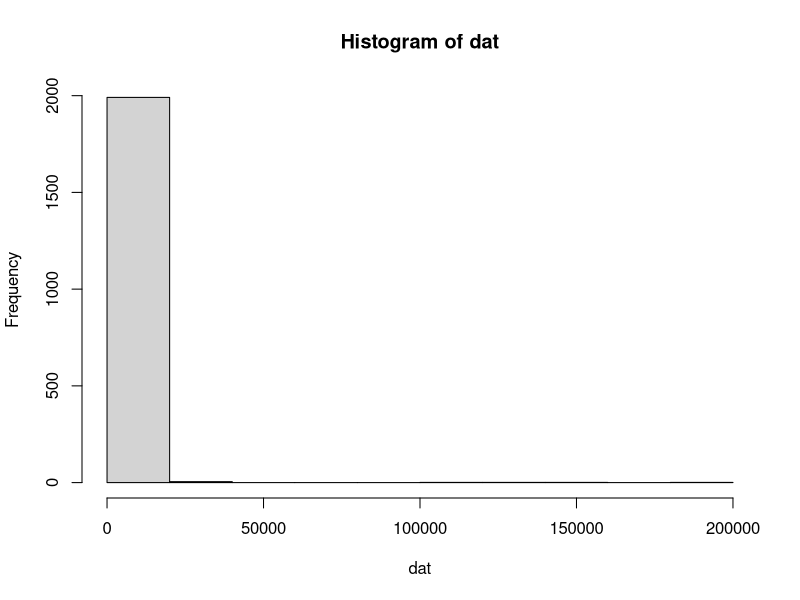

Write the R code that produced this figure. (Note: this script raises an error after producing the figure.)
library(tidyverse)
options(scipen = 999)

n_smp = 10
n_taxa = 20

set.seed(123)
taxa <- read_tsv("inst/extdata/rdp/rdp_taxa.tsv", col_names = FALSE) %>%
    select(2) %>% pull()
taxa_subset <- sample(taxa, n_taxa)
taxa_tb <- as_tibble(do.call(rbind, strsplit(taxa_subset, ";", fixed = TRUE)))

colnames(taxa_tb) <- c("Domain", "Phylum", "Class", "Order", "Family", "Genus")
taxa_tb$asv <- paste0("ASV", 1:n_taxa)
taxa_tb <- taxa_tb[, c("asv", "Domain", "Phylum", "Class", "Order", "Family", "Genus")]

# generate_counts_nbinom <- function(n_smp = 100, n_asv = 5000 , size = 1, prob = 0.01 ){
#     dat <- rnbinom(n_smp * n_asv, size = size, prob = prob) %>%
#         matrix(ncol = n_smp)
#     hist(dat)
#     colnames(dat) <- paste("Smp", 1:n_smp, sep = "")
#     rownames(dat) <- paste("ASV", 1:n_asv, sep = "")
#     dat %>%
#         as.data.frame() %>%
#         rownames_to_column(var = "asv") %>%
#         as_tibble()
# }

generate_counts_lnorm <- function(n_smp = 100, n_asv = n_taxa , meanlog = 2, sdlog = 3 ){
    dat <- rlnorm(n_smp * n_asv, meanlog, sdlog) %>%
        matrix(ncol = n_smp)
    hist(dat)
    colnames(dat) <- paste("Smp", 1:n_smp, sep = "")
    rownames(dat) <- paste("ASV", 1:n_asv, sep = "")
    dat %>%
        as.data.frame() %>%
        rownames_to_column(var = "asv") %>%
        as_tibble() %>%
        mutate(across(where(is.numeric), floor))
}

set.seed(123)
counts_df <- generate_counts_lnorm()

set.seed(123)
metadata_df <- data.frame(
    sample_id = paste0("Smp", 1:n_smp),
    Depth = sample(1:30, n_smp, replace = TRUE),
    Carbon_source = sample(c("Glucose", "Hexadecane", "Styrene"), n_smp, replace = TRUE),
    Date = as.Date(sample(18000:19000, n_smp, replace = TRUE), origin = "1970-01-01")
)

write_tsv(taxa_tb, "inst/extdata/tsv/taxa.tsv")
write_tsv(counts_df, "inst/extdata/tsv/seqtab.tsv")
write_tsv(metadata_df, "inst/extdata/tsv/metadata.tsv")

# generate_counts <- function(N) {
#     sample(1:20000, N, replace = TRUE)
# }:w

#
# introduce_zeros_and_low_counts <- function(df, zero_prob = 0.1, low_count_prob = 0.2, max_low_count = 100, max_count = 500) {
#     modified_df <- df
#     for (i in 1:nrow(df)) {
#         for (j in 1:ncol(df)) {
#             if (runif(1) < zero_prob) {
#                 modified_df[i, j] <- 0
#             } else if (runif(1) < low_count_prob) {
#                 modified_df[i, j] <- min(max_count, sample(1:max_low_count, 1))
#             }
#         }
#     }
#     return(modified_df)
# }
# N_smp <- 100
# counts_list <- lapply(rep(20, N_smp), generate_counts)
# counts_df <- as.data.frame(do.call(cbind, counts_list))
# for (i in 1:3) {
#     counts_df <- introduce_zeros_and_low_counts(counts_df, max_count = 500)
# }
# counts_df <- cbind("asv" = paste0("ASV", 1:20), counts_df)
# colnames(counts_df) <- c("asv", paste0("Smp", 1:100))

# bacteria <- c(
#     "Bacteria, Proteobacteria, Alphaproteobacteria, Rhodospirillales, Acetobacteraceae, Acetobacter, pasteurianus",
#     "Bacteria, Proteobacteria, Alphaproteobacteria, Rhizobiales, Bradyrhizobiaceae, Bradyrhizobium, japonicum",
#     "Bacteria, Proteobacteria, Betaproteobacteria, Burkholderiales, Comamonadaceae, Acidovorax, facilis",
#     "Bacteria, Firmicutes, Bacilli, Bacillales, Bacillaceae, Bacillus, cereus",
#     "Bacteria, Bacteroidetes, Bacteroidia, Bacteroidales, Bacteroidaceae, Bacteroides, fragilis",
#     "Bacteria, Firmicutes, Bacilli, Lactobacillales, Streptococcaceae, Streptococcus, pneumoniae",
#     "Bacteria, Proteobacteria, Gammaproteobacteria, Pseudomonadales, Pseudomonadaceae, Pseudomonas, aeruginosa",
#     "Bacteria, Proteobacteria, Gammaproteobacteria, Pseudomonadales, Pseudomonadaceae, Pseudomonas, putida",
#     "Bacteria, Proteobacteria, Betaproteobacteria, Burkholderiales, Burkholderiaceae, Burkholderia, cepacia",
#     "Bacteria, Proteobacteria, Alphaproteobacteria, Rhizobiales, Bradyrhizobiaceae, Bradyrhizobium, elkanii",
#     "Bacteria, Proteobacteria, Gammaproteobacteria, Enterobacterales, Enterobacteriaceae, Escherichia, coli",
#     "Bacteria, Actinobacteria, Actinobacteria, Actinomycetales, Micrococcaceae, Micrococcus, luteus",
#     "Bacteria, Firmicutes, Clostridia, Clostridiales, Clostridiaceae, Clostridium, botulinum",
#     "Bacteria, Proteobacteria, Alphaproteobacteria, Rhizobiales, Bradyrhizobiaceae, Bradyrhizobium, betae",
#     "Bacteria, Actinobacteria, Actinobacteria, Actinomycetales, Corynebacteriaceae, Corynebacterium, diphtheriae",
#     "Bacteria, Proteobacteria, Alphaproteobacteria, Rhodospirillales, Acetobacteraceae, Acetobacter, pomorum",
#     "Bacteria, Firmicutes, Bacilli, Bacillales, Bacillaceae, Bacillus, subtilis",
#     "Bacteria, Bacteroidetes, Bacteroidia, Bacteroidales, Bacteroidaceae, Bacteroides, caccae",
#     "Bacteria, Proteobacteria, Alphaproteobacteria, Rhizobiales, Bradyrhizobiaceae, Bradyrhizobium, icense",
#     "Bacteria, Proteobacteria, Betaproteobacteria, Burkholderiales, Comamonadaceae, Acidovorax, aveneae"
# )
# bacteria_tb <- as_tibble(do.call(rbind, strsplit(bacteria, ", ", fixed = TRUE)))
# colnames(bacteria_tb) <- c("Domain", "Phylum", "Class", "Order", "Family", "Genus", "Species")
# bacteria_tb$asv <- paste0("ASV", 1:20)
# bacteria_tb <- bacteria_tb[, c("asv", "Domain", "Phylum", "Class", "Order", "Family", "Genus", "Species")]
#
# taxonomy_levels <- list(
#    Domain = "Bacteria",
#    Phylum = c("Acidobacteria",
#               "Actinobacteria",
#               "Bacteroidetes",
#               "Chloroflexi",
#               "Cyanobacteria",
#               "Firmicutes",
#               "Planctomycetes",
#               "Proteobacteria",
#               "Spirochaetes"),
#
#    Class = c("Alphaproteobacteria",
#              "Betaproteobacteria",
#              "Gammaproteobacteria",
#              "Bacilli",
#              "Bacteroidia",
#              "Actinobacteria",
#              "Clostridia",
#              "Actinomycetia",
#              )
#
# )
